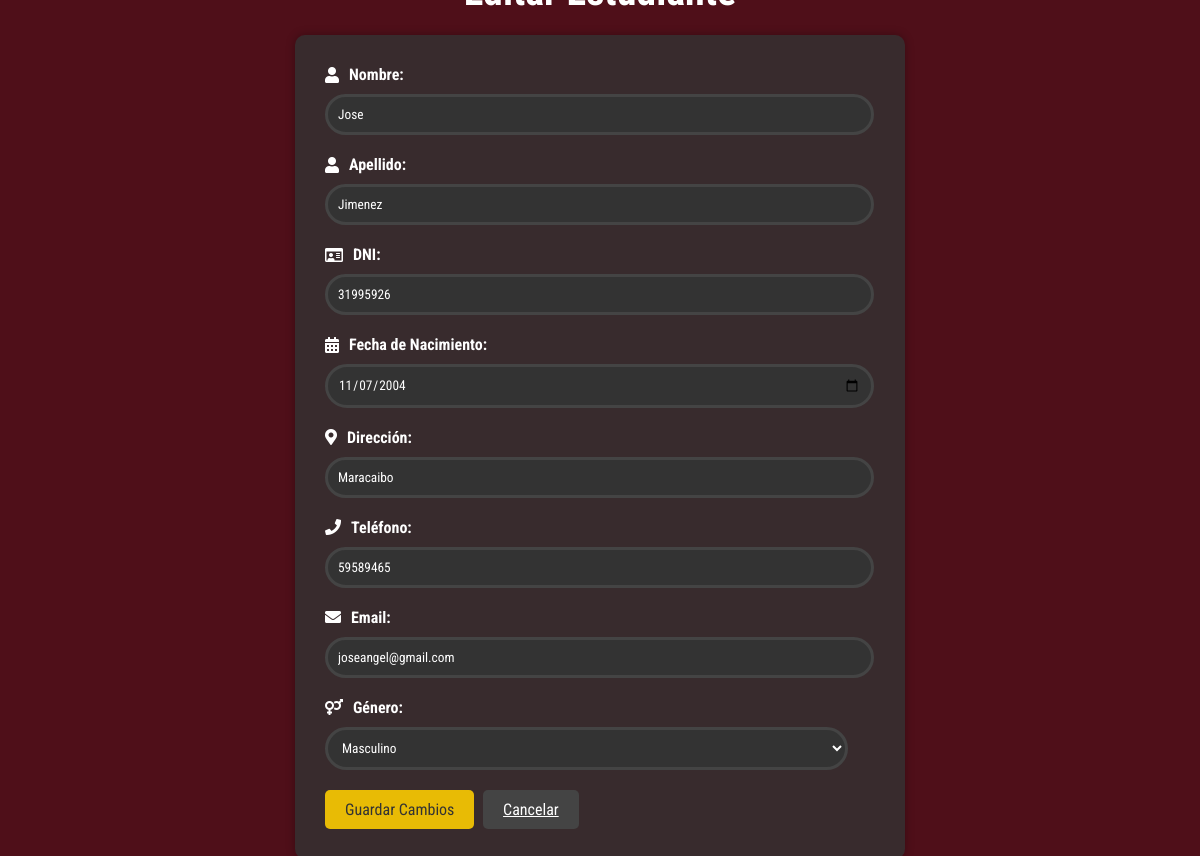
The page /edit_estudiante/2 on the database its author committed.
### tables this page shows
CREATE TABLE Estudiante (
    id_estudiante INTEGER PRIMARY KEY AUTOINCREMENT,
    dni_estudiante VARCHAR(20) UNIQUE NOT NULL,
    nombre VARCHAR(100) NOT NULL,
    apellido VARCHAR(100) NOT NULL,
    fecha_nacimiento DATE NOT NULL,
    direccion VARCHAR(255) NOT NULL,
    telefono VARCHAR(20) NOT NULL,
    email VARCHAR(100) UNIQUE NOT NULL,
    genero CHAR(1) CHECK(genero IN ('M', 'F'))
);

### app/views_P.py (the view)
@app.route('/edit_estudiante/<int:id>', methods=['GET', 'POST'])
def edit_estudiante(id):
    conn = get_db()
    if request.method == 'POST':
        try:
            dni_estudiante = request.form['dni_estudiante']
            nombre = request.form['nombre']
            apellido = request.form['apellido']
            fecha_nacimiento = request.form['fecha_nacimiento']
            direccion = request.form['direccion']
            telefono = request.form['telefono']
            email = request.form['email']
            genero = request.form['genero']
            errores = []
            if not dni_estudiante:
                errores.append('El DNI es obligatorio.')
            if not nombre:
                errores.append('El nombre es obligatorio.')
            if not apellido:
                errores.append('El apellido es obligatorio.')
            if not fecha_nacimiento:
                errores.append('La fecha de nacimiento es obligatoria.')
            if not direccion:
                errores.append('La dirección es obligatoria.')
            if not telefono:
                errores.append('El teléfono es obligatorio.')
            if not email:
                errores.append('El email es obligatorio.')
            if not genero:
                errores.append('El género es obligatorio.')
            if errores:
                return render_template('edit_estudiante.html', id=id, errores=errores)
            conn.execute('''
                UPDATE Estudiante
                SET dni_estudiante = ?, nombre = ?, apellido = ?, fecha_nacimiento = ?, direccion = ?, telefono = ?, email = ?, genero = ?
                WHERE id_estudiante = ?
            ''', (dni_estudiante, nombre, apellido, fecha_nacimiento, direccion, telefono, email, genero, id))
            conn.commit()
            flash('Estudiante actualizado correctamente.', 'success')
            return redirect(url_for('estudiantes'))
        except Exception as e:
            return handle_error(f'Error al editar estudiante: {str(e)}', 'edit_estudiante.html', id=id)
        finally:
            conn.close()
    else:
        cursor = conn.execute('SELECT * FROM Estudiante WHERE id_estudiante = ?', (id,))
        estudiante = cursor.fetchone()
        conn.close()
        return render_template('edit_estudiante.html', estudiante=estudiante, id=id)

### app/views_P.py (called while the page is built)
def get_db():
    db = getattr(g, '_database', None)
    if db is None:
        db = g._database = sqlite3.connect(DATABASE)
        db.row_factory = sqlite3.Row
    return db

@app.teardown_appcontext
def close_connection(exception):
    db = getattr(g, '_database', None)
    if db is not None:
        db.close()

### app/templates/edit_estudiante.html (shortened to what this page needs)
<!DOCTYPE html>
<html lang="es">
<head>
    <link rel="stylesheet" href="https://cdnjs.cloudflare.com/ajax/libs/font-awesome/5.15.3/css/all.min.css">
</head>
<body>
    <h1>Editar Estudiante</h1>
    <form action="{{ url_for('edit_estudiante', id=estudiante.id_estudiante) }}" method="post">
        <label for="nombre"><i class="fas fa-user"></i> Nombre:</label>
        <input type="text" id="nombre" name="nombre" value="{{ estudiante.nombre }}" required>
        <label for="apellido"><i class="fas fa-user"></i> Apellido:</label>
        <input type="text" id="apellido" name="apellido" value="{{ estudiante.apellido }}" required>
        <label for="dni_estudiante"><i class="far fa-id-card"></i> DNI:</label>
        <input type="text" id="dni_estudiante" name="dni_estudiante" value="{{ estudiante.dni_estudiante }}" required>
        <label for="fecha_nacimiento"><i class="fas fa-calendar-alt"></i> Fecha de Nacimiento:</label>
        <input type="date" id="fecha_nacimiento" name="fecha_nacimiento" value="{{ estudiante.fecha_nacimiento }}" required>
        <label for="direccion"><i class="fas fa-map-marker-alt"></i> Dirección:</label>
        <input type="text" id="direccion" name="direccion" value="{{ estudiante.direccion }}" required>
        <label for="telefono"><i class="fas fa-phone"></i> Teléfono:</label>
        <input type="tel" id="telefono" name="telefono" value="{{ estudiante.telefono }}" required>
        <label for="email"><i class="fas fa-envelope"></i> Email:</label>
        <input type="email" id="email" name="email" value="{{ estudiante.email }}" required>
        <label for="genero"><i class="fas fa-venus-mars"></i> Género:</label>
        <select id="genero" name="genero" required>
            <option value="M" {% if estudiante.genero == 'M' %} selected {% endif %}>Masculino</option>
        </select>
        <button type="submit" class="button">Guardar Cambios</button>
        <a href="{{ url_for('estudiantes') }}" class="button cancel">Cancelar</a>
    </form>
</body>
</html>

### app/templates/edit_estudiante.html (style rules this page uses)
body { font-family: 'Roboto Condensed', sans-serif; background-color: #4F0F19; color: #fff; display: flex; justify-content: center; align-items: center; height: 100vh; margin: 0; flex-direction: column; }
h1 { font-size: 2.5em; margin-bottom: 20px; }
form { background-color: rgba(51, 51, 51, 0.8); padding: 30px; border-radius: 10px; box-shadow: 0 0 10px rgba(0, 0, 0, 0.3); width: 100%; max-width: 550px; }
label { display: block; margin-bottom: 10px; font-weight: bold; display: flex; align-items: center; }
label i { margin-right: 10px; }
input[type="text"], input[type="date"], input[type="email"], input[type="tel"], select { width: 95%; padding: 10px; margin-bottom: 20px; border: 3px solid #444; border-radius: 50px; background-color: #333; color: #fff; font-family: 'Roboto Condensed', sans-serif; }
.button { background-color: #e8bb05; color: #333; border: none; padding: 10px 20px; border-radius: 5px; cursor: pointer; transition: background-color 0.3s; font-size: 16px; font-family: 'Roboto Condensed', sans-serif; margin-right: 5px; }
.button.cancel { background-color: #444; color: #fff; }

### rows shown on the page
Estudiante: nombre "Jose", apellido "Jimenez", dni_estudiante "31995926", fecha_nacimiento "11/07/2004", direccion "Maracaibo", telefono "59589465", email "joseangel@gmail.com", genero "Masculino"
